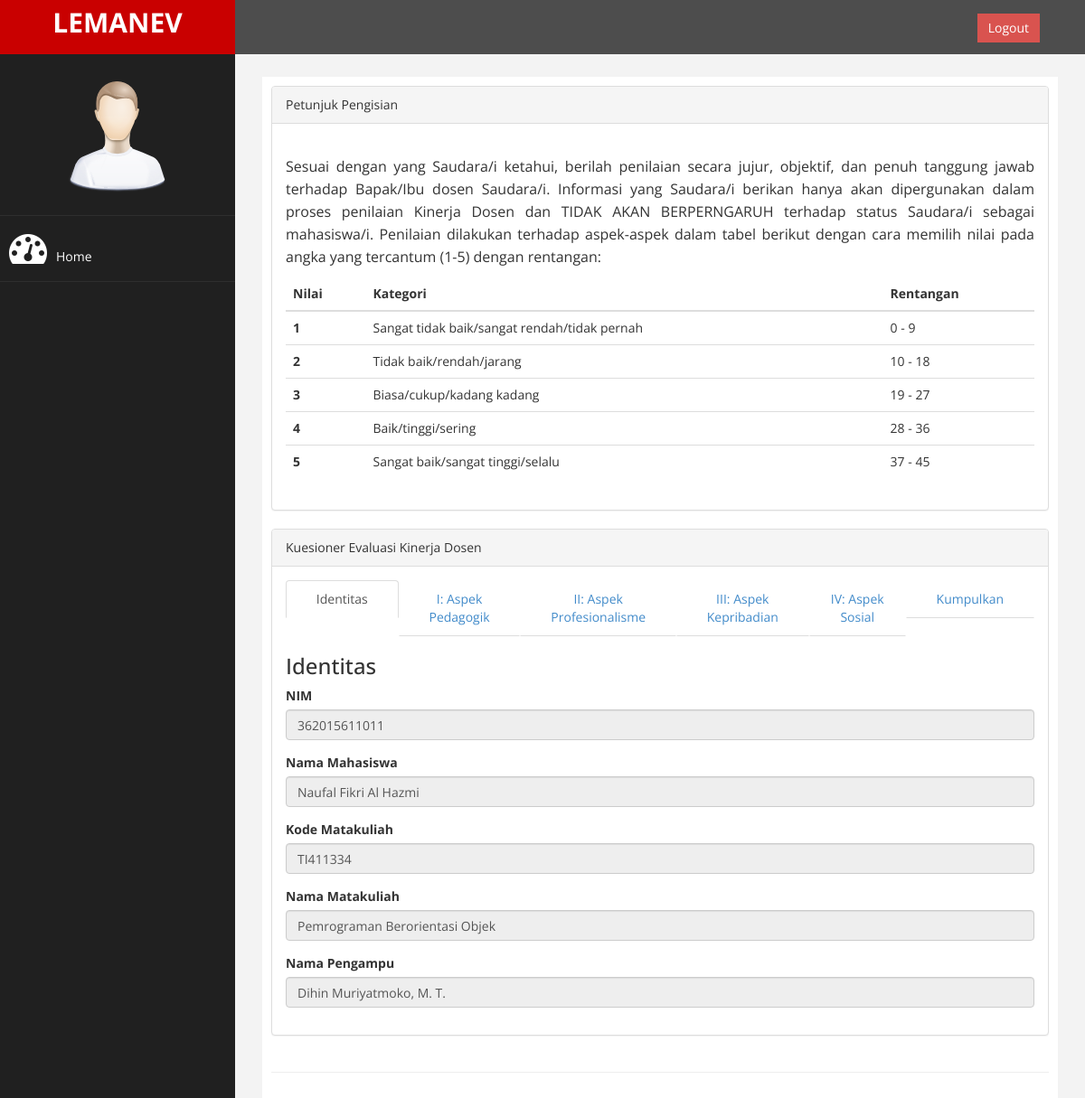
Screenshot of /index.php?page=kuesioner&aksi=kuesioner&nim=362015611011&id_mk=TI411334 (signed in) with the database file from the repository.
### tables this page shows
CREATE TABLE `tb_mahasiswa` (
  `nim` varchar(13) NOT NULL,
  `nama` varchar(255) NOT NULL,
  `tahun_masuk` varchar(4) NOT NULL,
  `status` enum('aktif','nonaktif') NOT NULL
);

CREATE TABLE `tb_matakuliah` (
  `id_mk` varchar(13) NOT NULL,
  `nama_mk` varchar(255) NOT NULL,
  `nidn` varchar(13) NOT NULL,
  `id_tahun` int(11) DEFAULT NULL
);

CREATE TABLE `tb_dosen` (
  `nidn` varchar(13) NOT NULL,
  `nama` varchar(255) NOT NULL,
  `status` enum('aktif','nonaktif') NOT NULL
);

### page/kuesioner/kuesioner.php (the view, shortened to what this page needs)
<?php
$nim = $_GET['nim'];
$id_mk = $_GET['id_mk'];
$data1 = $conn->query("select tb_mahasiswa.nama as nama_mhs, tb_dosen.nama as nama_dsn, tb_matakuliah.nama_mk from tb_mahasiswa, tb_dosen, tb_matakuliah
                       where tb_mahasiswa.nim = '$nim' and tb_matakuliah.id_mk = '$id_mk' and tb_dosen.nidn = tb_matakuliah.nidn");
$tampil1 = $data1->fetch_assoc();
?>
<div class="panel panel-default">
    <div class="panel-heading">
        Petunjuk Pengisian
    </div>
    <div class="panel-body">
        <div class="row">
            <div class="col-md-12">
                <p class="text-justify">Sesuai dengan yang Saudara/i ketahui, berilah penilaian secara jujur, objektif, dan penuh tanggung jawab terhadap Bapak/Ibu
                    dosen Saudara/i. Informasi yang Saudara/i berikan hanya akan dipergunakan dalam proses penilaian Kinerja Dosen dan TIDAK AKAN BERPERNGARUH
                    terhadap status Saudara/i sebagai mahasiswa/i. Penilaian dilakukan terhadap aspek-aspek dalam tabel berikut dengan cara memilih nilai pada angka
                    yang tercantum (1-5) dengan rentangan:
                </p>
            </div>
        </div>
        <div class="row">
            <div class="col-md-12">
                <table class="table">
                    <thead>
                        <tr>
                            <th scope="col">Nilai</th>
                            <th scope="col">Kategori</th>
                            <th scope="col">Rentangan</th>
                        </tr>
                    </thead>
                    <tbody>
                        <tr>
                            <th scope="row">1</th>
                            <td>Sangat tidak baik/sangat rendah/tidak pernah</td>
                            <td>0 - 9</td>
                        </tr>
                        <tr>
                            <th scope="row">2</th>
                            <td>Tidak baik/rendah/jarang</td>
                            <td>10 - 18</td>
                        </tr>
                        <tr>
                            <th scope="row">3</th>
                            <td>Biasa/cukup/kadang kadang</td>
                            <td>19 - 27</td>
                        </tr>
                        <tr>
                            <th scope="row">4</th>
                            <td>Baik/tinggi/sering</td>
                            <td>28 - 36</td>
                        </tr>
                        <tr>
                            <th scope="row">5</th>
                            <td>Sangat baik/sangat tinggi/selalu</td>
                            <td>37 - 45</td>
                        </tr>
                    </tbody>
                </table>
            </div>
        </div>
    </div>
</div>
<div class="panel panel-default">
    <div class="panel-heading">
        Kuesioner Evaluasi Kinerja Dosen
    </div>
    <div class="panel-body">
        <div class="row">
            <div class="col-md-12">
                <form method="POST">
                    <ul class="nav nav-tabs nav-justified">
                        <li class="nav-item active">
                            <a class="nav-link" id="id-tab" data-toggle="tab" href="#id" role="tab" aria-controls="id" aria-selected="true">Identitas</a>
                        </li>
                        <li class="nav-item">
                            <a class="nav-link" id="ped-tab" data-toggle="tab" href="#ped" role="tab" aria-controls="ped" aria-selected="true">I: Aspek Pedagogik</a>
                        </li>
                        <li class="nav-item">
                            <a class="nav-link" id="prof-tab" data-toggle="tab" href="#prof" role="tab" aria-controls="prof" aria-selected="true">II: Aspek Profesionalisme</a>
                        </li>
                        <li class="nav-item">
                            <a class="nav-link" id="kep-tab" data-toggle="tab" href="#kep" role="tab" aria-controls="kep" aria-selected="true">III: Aspek Kepribadian</a>
                        </li>
                        <li class="nav-item">
                            <a class="nav-link" id="sos-tab" data-toggle="tab" href="#sos" role="tab" aria-controls="sos" aria-selected="true">IV: Aspek Sosial</a>
                        </li>
                        <li class="nav-item">
                            <a class="nav-link" id="submit-tab" data-toggle="tab" href="#submit" role="tab" aria-controls="submit" aria-selected="true">Kumpulkan</a>
                        </li>
                    </ul>
                    <div class="tab-content" id="myTabContent">
                        <div class="tab-pane active" id="id" role="tabpanel" aria-labelledby="id-tab">
                            <h3>Identitas</h3>
                            <div class="form-group">
                                <label>NIM</label>
                                <input class="form-control" name="nim" value="<?= $nim ?>" readonly>
                            </div>
                            <div class="form-group">
                                <label>Nama Mahasiswa</label>
                                <input class="form-control" name="nama_mhs" value="<?= $tampil1['nama_mhs'] ?>" readonly>
                            </div>
                            <div class="form-group">
                                <label>Kode Matakuliah</label>
                                <input class="form-control" name="id_mk" value="<?= $id_mk ?>" readonly>
                            </div>
                            <div class="form-group">
                                <label>Nama Matakuliah</label>
                                <input class="form-control" name="nama_mk" value="<?= $tampil1['nama_mk'] ?>" readonly>
                            </div>
                            <div class="form-group">
                                <label>Nama Pengampu</label>
                                <input class="form-control" name="nama_mk" value="<?= $tampil1['nama_dsn'] ?>" readonly>
                            </div>
                        </div>
                    </div>
                </form>
            </div>
        </div>
    </div>
</div>

### assets/css/custom.css (style rules this page uses)
body { font-family: 'Open Sans', sans-serif; }
p { font-size:16px; line-height:25px; padding-top:20px; }

### rows the page displays
tb_mahasiswa: nama_mhs "Naufal Fikri Al Hazmi", nama_mk "Pemrograman Berorientasi Objek", nama_mk "Dihin Muriyatmoko, M. T."
